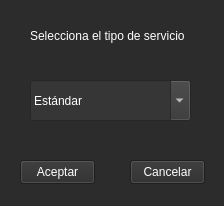
<?xml version="1.0" encoding="UTF-8"?>
<ui version="4.0">
 <class>Form_seleccion</class>
 <widget class="QWidget" name="Form_seleccion">
  <property name="geometry">
   <rect>
    <x>0</x>
    <y>0</y>
    <width>224</width>
    <height>206</height>
   </rect>
  </property>
  <property name="windowTitle">
   <string>Form</string>
  </property>
  <property name="styleSheet">
   <string notr="true">background-color: rgb(44, 44, 44);</string>
  </property>
  <widget class="QComboBox" name="comboBox_opciones">
   <property name="geometry">
    <rect>
     <x>30</x>
     <y>80</y>
     <width>161</width>
     <height>41</height>
    </rect>
   </property>
   <property name="styleSheet">
    <string notr="true">background-color: rgb(54, 54, 54);
color: rgb(255, 255, 255);</string>
   </property>
   <property name="editable">
    <bool>true</bool>
   </property>
   <property name="currentText">
    <string>Estándar</string>
   </property>
   <property name="placeholderText">
    <string/>
   </property>
   <item>
    <property name="text">
     <string>Estándar</string>
    </property>
   </item>
   <item>
    <property name="text">
     <string>Voz a texto</string>
    </property>
   </item>
   <item>
    <property name="text">
     <string>Traducción de gestos</string>
    </property>
   </item>
  </widget>
  <widget class="QPushButton" name="pushButton_aceptar">
   <property name="geometry">
    <rect>
     <x>20</x>
     <y>160</y>
     <width>75</width>
     <height>24</height>
    </rect>
   </property>
   <property name="styleSheet">
    <string notr="true">color: rgb(255, 255, 255);</string>
   </property>
   <property name="text">
    <string>Aceptar</string>
   </property>
  </widget>
  <widget class="QPushButton" name="pushButton_cancelar">
   <property name="geometry">
    <rect>
     <x>130</x>
     <y>160</y>
     <width>75</width>
     <height>24</height>
    </rect>
   </property>
   <property name="styleSheet">
    <string notr="true">color: rgb(255, 255, 255);</string>
   </property>
   <property name="text">
    <string>Cancelar</string>
   </property>
  </widget>
  <widget class="QLabel" name="label_tipo">
   <property name="geometry">
    <rect>
     <x>30</x>
     <y>10</y>
     <width>181</width>
     <height>51</height>
    </rect>
   </property>
   <property name="styleSheet">
    <string notr="true">background-color: rgb(44, 44, 44);
font: 700 9pt &quot;Segoe UI&quot;;
color: rgb(255, 255, 255);</string>
   </property>
   <property name="text">
    <string>Selecciona el tipo de servicio</string>
   </property>
  </widget>
 </widget>
 <resources/>
 <connections/>
</ui>
